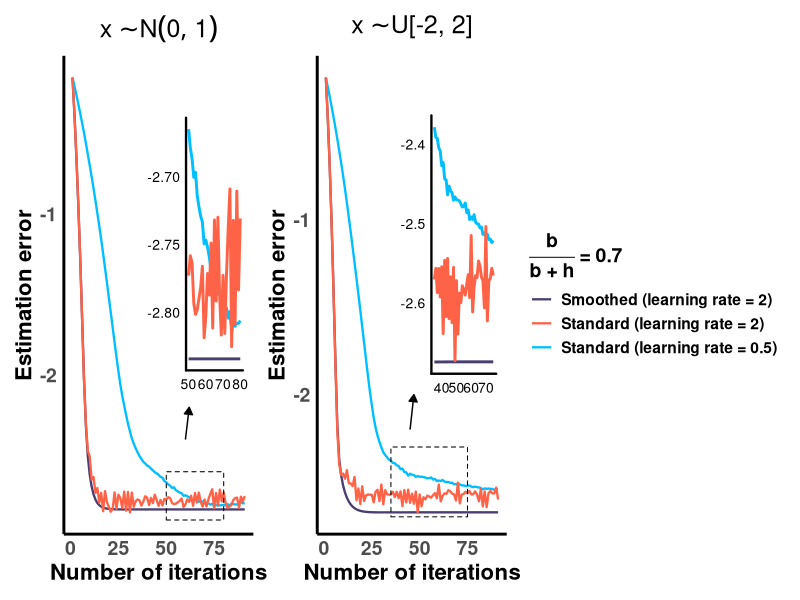
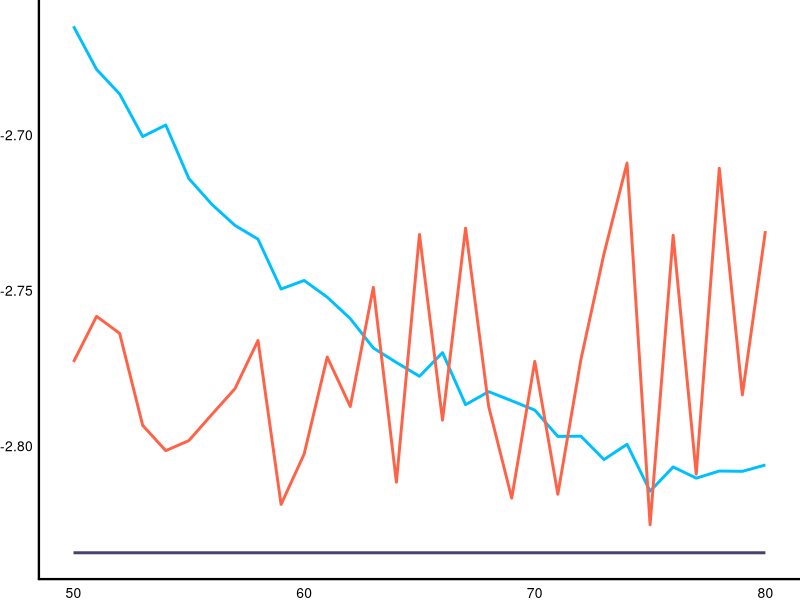
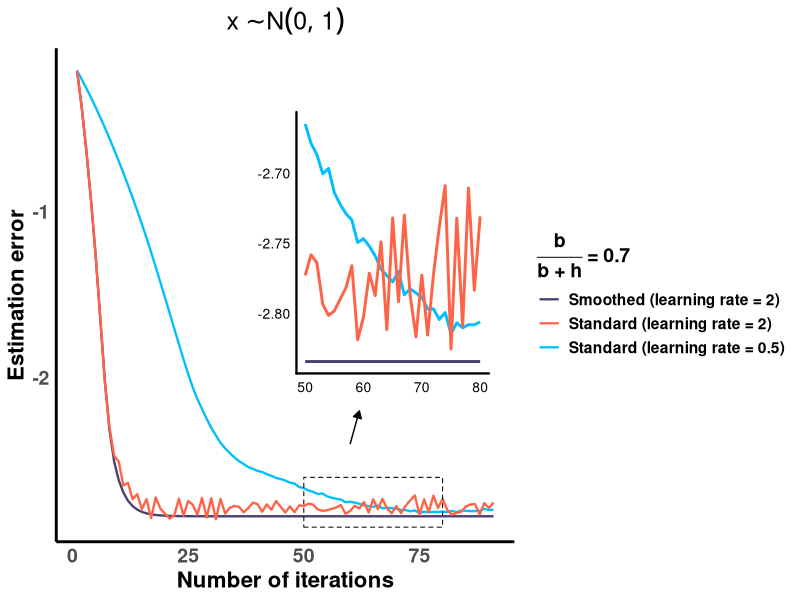
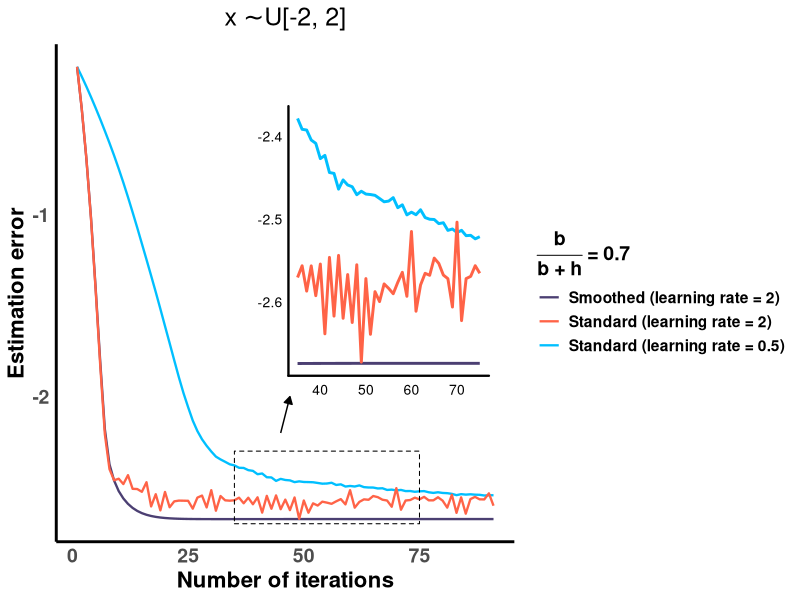
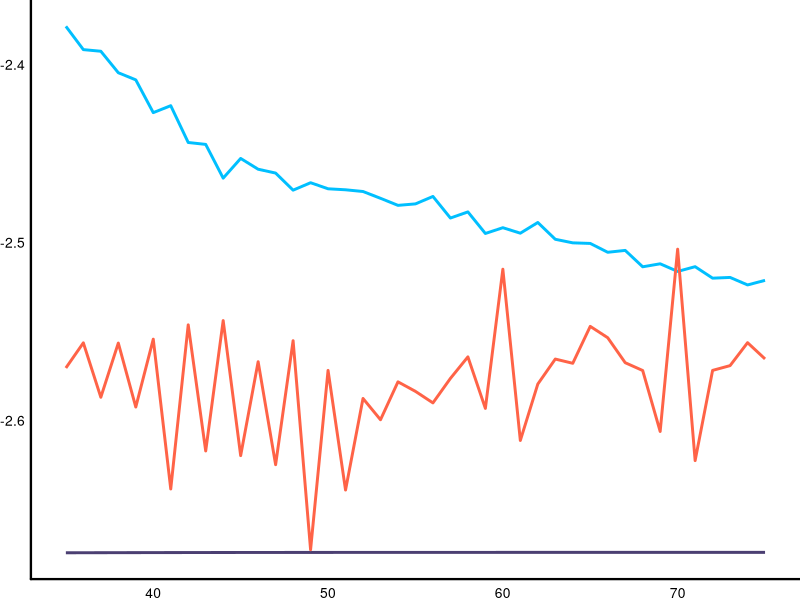

Reproduce these figures in R, in order. (Note: this script raises an error after producing the figures.)
################################################################################
################################# Required packages ############################ 
################################################################################
library(here) 
library(ggplot2)
library(dplyr)
library(grid)
library(patchwork)


################################################################################
################################# 1. Main functions ############################ 
################################################################################


#-------------------------------------------------------------------------------
#             1.1 Gradient descent under smoothed check loss                          
#-------------------------------------------------------------------------------

GD_smooth <- function(X ,Y, lr_sm = 1, beta0 = NULL, tau = 0.5, varpi = 0.1, T = 1000,  intercept = TRUE) {
  ##### Inputs ####
  # X         : Numeric matrix of dimension n*p (with itcp) or n*(p-1) (without itcp). Represents the feature matrix.
  # Y         : Numeric vector of length n. Response variable.
  # lr_sm     : Numeric scalar. Learning rate (step size) for the iterative update.
  # beta0     : Numeric vector of length p. Initial values for the coefficient vector.
  # tau       : Numeric scalar in (0,1). Quantile level for estimation. 
  # varpi     : Numeric scalar. Smoothing parameter used in the loss function.
  # T         : Integer. Number of iterations to perform.
  # intercept : Logical. If TRUE, an intercept (column of ones) is included in X (n*(p-1)) and the first element of beta0 corresponds to the intercept.
  
  
  n = nrow(X)                                                    # number of observations
  if(intercept){                                                 # whether to include an intercept
    X_new <- cbind(1, X)                                         # prepend a column of ones to X
  }else{                                                         # otherwise
    X_new <- X                                                   # use X as is
  }
  p = ncol(X_new)                                                # number of coefficients to estimate (incl. intercept if any)
  
  if (is.null(beta0)) {                                          # if no initial beta provided
    beta0 <- rep(0, p)                                           # initialize all coefficients to zero
    if (intercept) beta0[1] <- mean(Y)                           # set intercept start at sample mean of Y
  }
  beta0_sm <- beta0                                              # working copy of current iterate for smoothing GD
  
  beta_seq_sm <- matrix(0, nrow = p, ncol = T + 1)               # container to store all iterates (columns)
  beta_seq_sm[, 1] <- beta0_sm                                   # store the initial iterate
  
  res_sm <- Y - X_new %*% beta0_sm                               # initial residuals r = Y - X_new %*% beta
  
  
  # Gradient weights for the (weighted) smoothed check loss.
  kernel_cdf <- function(x, tau) { 
    Ker <-  function(x){pnorm(x)}                                
    return(Ker(x) - tau)
  }                                                              # Gaussian kernel 
  
  # main iteration loop
  for (count in 1:T) {                                                                          # iterate T times
    beta0_sm <- beta0_sm - (lr_sm / n) * (t(X_new) %*% kernel_cdf(-res_sm / varpi, tau))        # smoothed GD update 
    res_sm <- Y - X_new %*% beta0_sm                                                            # update residuals  
    beta_seq_sm[, count + 1] <- beta0_sm                                                        # store current iterate
  }
  
  return(list(                                                                                  # return a list with the trajectory and iteration count
    beta_seq_sm = beta_seq_sm[, 1:(T + 1)],                                                     # matrix of iterates (p × (T+1))
    niter = T                                                                                   # total iterations performed
  ))
}


#-------------------------------------------------------------------------------
#             1.2 Gradient descent under standard check loss                          
#-------------------------------------------------------------------------------

GD_standard <- function(X,Y, lr_ns = 1, beta0 = NULL, tau = 0.5,  T = 1000,  intercept = TRUE) {
  ##### Inputs ####
  # X         : Numeric matrix of dimension n*p (with itcp) or n*(p-1) (without itcp). Represents the feature matrix.
  # Y         : Numeric vector of length n. Response variable.
  # lr_ns     : Numeric scalar. Learning rate (step size) for the iterative update.
  # beta0     : Numeric vector of length p. Initial values for the coefficient vector.
  # tau       : Numeric scalar in (0,1). Quantile level for estimation.  
  # T         : Integer. Number of iterations to perform.1
  # intercept : Logical. If TRUE, an intercept (column of ones) is included in X (n*(p-1)) and the first element of beta0 corresponds to the intercept.
  
  n = nrow(X)                                       # number of observations      
  if(intercept){                                    # whether to include an intercept
    X_new <- cbind(rep(1, n), X)                    # prepend a column of ones to X  
  }else{                                            # otherwise
    X_new <- X                                      # use X as is
  }
  p = ncol(X_new)                                   # number of coefficients to estimate (incl. intercept if any)
  
  if (is.null(beta0)) {                             # if no initial beta provided
    beta0 <- rep(0, p)                              # initialize all coefficients to zero
    if (intercept) beta0[1] <- mean(Y)              # set intercept start at sample mean of Y 
  }
  
  
  beta0_st <- beta0                                 # working copy of current iterate for standard GD
  beta_seq_st <- matrix(0, nrow = p, ncol = T + 1)  # container to store all iterates (columns)
  beta_seq_st[, 1] <- beta0_st                      # store the initial iterate
  res_st <- Y - X_new %*% beta0_st                      # initial residuals r = Y - X_new %*% beta
  
  # quantile_weight function
  quantile_weight <- function(x, tau) {
    z <- numeric(length(x))                                                      # allocate weight vector
    z[x > 0] <- tau                                                              # ψ_tau(r) = τ for r > 0   
    z[x < 0] <- tau - 1                                                          # ψ_tau(r) = τ−1 for r < 0
    zero_idx <- which(x == 0)                                                    # subgradient set at r = 0 is [τ−1, τ]
    if (length(zero_idx) > 0) { 
      z[zero_idx] <- runif(length(zero_idx), min = tau - 1, max = tau)
    }                                                                            # draw uniformly in [τ−1, τ] to pick a valid subgradient
    return(-z)
  }
  
  for (count in 1:T) {                                                               # iterate T times
    beta0_st <- beta0_st - (lr_ns / n) * (t(X_new) %*% quantile_weight(res_st, tau)) # standard GD update
    res_st <- Y - X_new %*% beta0_st                                                 # update residuals with the new β       
    beta_seq_st[, count + 1] <- beta0_st                                             # store current iterate
  }
  
  return(list(                                                                   # return a list with the trajectory and iteration count
    beta_seq_st = beta_seq_st[, 1:(T + 1)],                                      # matrix of iterates (p × (T+1))
    niter = T                                                                    # total iterations performed
  ))
}



################################################################################
################################# 2. comparison results ######################## 
################################################################################

###### Basic settings ######
tau = 0.7                                 # tau =b , b+h=1
n <- 500                                  # Sample size
p <- 19                                   # Ture dimension is 19+1=20 
lr_sm <- 2                                # Learning rate for smooth check loss
lr_ns_1 <- 2                              # Learning rate 1 for standard check loss
lr_ns_2 <- 0.5                            # Learning rate 1 for standard check loss
T <- 90                                   # Number of iterations
varpi <-  ((p+1 + log(n)) / n)^0.4        # Smoothing parameter

#-------------------------------------------------------------------------------
#                           2.1 Gaussian setting                         
#-------------------------------------------------------------------------------

set.seed(3)                                                       # Set seed for reproducibility
itcp = 2                                                          # intercept = 2
beta_0 <-  rep(1 , p) * (2 * rbinom(p, 1, 0.5) - 1)       # beta: {1, -1, -1, 1 ...}  
X <- matrix(rnorm(n * p ), nrow = n, ncol = p)                    # Generate X ~ N(0,1)
sd_noise = sqrt(2)                                                # the standard deviation of Gaussian noise
Y <- itcp + X %*% beta_0 +   rnorm(n,mean = 0, sd = sd_noise)     # Generate Y
beta_true <- c(itcp, beta_0) + c(sd_noise*qnorm(tau) ,rep(0,p))   # true beta^*
beta_norm <- sqrt(sum(beta_true^2))                               # The L2 norm of true beta
# Compute the results 
out_smooth <- GD_smooth(X,Y, lr_sm = lr_sm, beta0 = NULL, tau = tau, varpi = varpi, T = T , intercept = TRUE)     # smoothed GD with learning rate 2
out_standard_1 <- GD_standard(X,Y, lr_ns = lr_ns_1, beta0 = NULL, tau = tau, T = T , intercept = TRUE)            # standard GD with learning rate 2
out_standard_2 <- GD_standard(X,Y, lr_ns = lr_ns_2, beta0 = NULL, tau = tau, T = T , intercept = TRUE)            # standard GD with learning rate 0.5
smooth_G <- sqrt(colSums((out_smooth$beta_seq_sm - beta_true) ^ 2)) / beta_norm                                   # sequence of the relative l2 error
nonsmooth_G1 <- sqrt(colSums((out_standard_1$beta_seq_st - beta_true) ^ 2)) / beta_norm                           # sequence of the relative l2 error
nonsmooth_G2 <- sqrt(colSums((out_standard_2$beta_seq_st - beta_true) ^ 2)) / beta_norm                           # sequence of the relative l2 error

#-------------------------------------------------------------------------------
#                           2.2 Uniform setting                         
#-------------------------------------------------------------------------------

set.seed(3)                                                                  # Set seed for reproducibility
itcp = 2                                                                     # intercept = 2
beta_0 <- rep(1 , p) * (2 * rbinom(p, 1, 0.5) - 1)                  # beta: {1, -1, -1, 1 ...}  
X <- matrix(runif(n * p, min = -2, max = 2), nrow = n, ncol = p)             # Generate X ~ U[-2,2]
Y <- itcp + X %*% beta_0 +  (2.5+X[, 1]) *  rnorm(n)                         # Generate Y
beta_true <- c(itcp, beta_0) + c(c(2.5*qnorm(tau), qnorm(tau)) ,rep(0,p-1))  # true beta^*
beta_norm <- sqrt(sum(beta_true^2))                                          # The L2 norm of true beta  
# Compute the results 
out_smooth_U <- GD_smooth(X,Y, lr_sm = lr_sm, beta0 = NULL, tau = tau, varpi = varpi, T = T , intercept = TRUE)   # smoothed GD with learning rate 2
out_standard_U_1 <- GD_standard(X,Y, lr_ns = lr_ns_1, beta0 = NULL, tau = tau, T = T , intercept = TRUE)          # standard GD with learning rate 2
out_standard_U_2 <- GD_standard(X,Y, lr_ns = lr_ns_2, beta0 = NULL, tau = tau, T = T , intercept = TRUE)          # standard GD with learning rate 0.5
smooth_U <- sqrt(colSums((out_smooth_U$beta_seq_sm - beta_true) ^ 2)) / beta_norm                                 # sequence of the relative l2 error
nonsmooth_U1 <- sqrt(colSums((out_standard_U_1$beta_seq_st - beta_true) ^ 2)) / beta_norm                         # sequence of the relative l2 error
nonsmooth_U2 <- sqrt(colSums((out_standard_U_2$beta_seq_st - beta_true) ^ 2)) / beta_norm                         # sequence of the relative l2 error 


################################################################################
################################# 3. comparison figure  ######################## 
################################################################################



## Color mapping and order 
color_order  <- c('Smoothed (learning rate = 2)', 'Standard (learning rate = 2)', 'Standard (learning rate = 0.5)')
color_values <- c('Smoothed (learning rate = 2)'   = '#4B3F72',  'Standard (learning rate = 2)'   = 'tomato',  'Standard (learning rate = 0.5)' = 'deepskyblue')

## Build data for the two panels  
niter <- 1:(T + 1)
# Panel 1: x ~ N(0,1)
G_combined_data <- rbind(
  data.frame(iteration = niter, error = as.vector(log(smooth_G[niter])), type = 'Smoothed (learning rate = 2)'),
  data.frame(iteration = niter, error = as.vector(log(nonsmooth_G1[niter])), type = 'Standard (learning rate = 2)'),
  data.frame(iteration = niter, error = as.vector(log(nonsmooth_G2[niter])), type = 'Standard (learning rate = 0.5)')
)
G_combined_data_sub <- G_combined_data %>% filter(iteration >= 50 & iteration <= 80) # subplot

U_combined_data <- rbind(
  data.frame(iteration = niter, error = as.vector(log(smooth_U[niter])), type = 'Smoothed (learning rate = 2)'),
  data.frame(iteration = niter, error = as.vector(log(nonsmooth_U1[niter])), type = 'Standard (learning rate = 2)'),
  data.frame(iteration = niter, error = as.vector(log(nonsmooth_U2[niter])), type = 'Standard (learning rate = 0.5)')
)
U_combined_data_sub <- U_combined_data %>% filter(iteration >= 35 & iteration <= 75) # subplot

## Two-level theme function 
theme_comb <- function(a){
  if(a==1){
    theme(
      text = element_text(size = 14, face = "bold"),
      axis.title = element_text(size = 16),
      axis.text = element_text(size = 14),
      panel.grid = element_blank(),
      panel.border = element_blank(),
      axis.line = element_line(color = "black", size = 1),
      plot.title = element_text(hjust = 0.5, size = 18, face = "bold")
    )
  }else{
    theme(
      legend.position = "none",
      text = element_text(size = 10),
      axis.text = element_text(size = 10),
      axis.line.x = element_line(color = "black", size = 0.8),
      axis.line.y = element_line(color = "black", size = 0.8),
      axis.ticks.length = unit(0.15, "cm")
    )
  }
}

## Legend title expression
legend_title_expr <- expression(frac(bold(b), bold(b) ~ bold("+") ~ bold(h)) ~ bold("=") ~ bold("0.7"))
line_size_main <- 0.8

## Panel 1 main plot + inset
main_plot_1 <- ggplot(G_combined_data, aes(x = iteration, y = error, color = type)) +
  geom_line(size = line_size_main) +
  labs(x = 'Number of iterations', y = 'Estimation error', title = expression(x %~% N(0, 1))) +
  scale_color_manual(name = legend_title_expr, values = color_values,
                     breaks = color_order, limits = color_order) +
  theme_minimal() + theme_comb(1)

G_inset_plot <- ggplot(G_combined_data_sub, aes(x = iteration, y = error, color = type)) +
  geom_line(size = 1) +
  labs(x = 'Number of iterations', y = expression('log relative'~L[2]~'-error')) +
  scale_color_manual(values = color_values, breaks = color_order, limits = color_order) +
  theme_void() + theme_comb(2)

main_plot_1 <- main_plot_1 +
  annotation_custom(ggplotGrob(G_inset_plot), xmin = 40, xmax = 90, ymin = -2.1, ymax = -0.4) +
  annotation_custom(rectGrob(gp = gpar(lwd = 1, col = "black", lty = 2, fill = NA)),
                    xmin = 50, xmax = 80, ymin = -2.9, ymax = -2.6) +
  annotate("segment", x = 60, y = -2.4, xend = 62, yend = -2.2,
           arrow = arrow(type = "closed", length = unit(0.08, "inches")),
           size = 0.5, color = "black")

## Panel 2 main plot + inset
main_plot_2 <- ggplot(U_combined_data, aes(x = iteration, y = error, color = type)) +
  geom_line(size = line_size_main) +
  labs(x = 'Number of iterations', y = 'Estimation error', title = expression(x %~% U * "[-2, 2]")) +
  scale_color_manual(name = legend_title_expr, values = color_values,
                     breaks = color_order, limits = color_order) +
  theme_minimal() + theme_comb(1)

U_inset_plot <- ggplot(U_combined_data_sub, aes(x = iteration, y = error, color = type)) +
  geom_line(size = 1) +
  labs(x = 'Number of iterations', y = expression('log relative'~L[2]~'-error')) +
  scale_color_manual(values = color_values, breaks = color_order, limits = color_order) +
  theme_void() + theme_comb(2)

main_plot_2 <- main_plot_2 +
  annotation_custom(ggplotGrob(U_inset_plot), xmin = 40, xmax = 90, ymin = -2.0, ymax = -0.4) +
  annotation_custom(rectGrob(gp = gpar(lwd = 1, col = "black", lty = 2, fill = NA)),
                    xmin = 35, xmax = 75, ymin = -2.7, ymax = -2.3) +
  annotate("segment", x = 45, y = -2.2, xend = 47, yend = -2.0,
           arrow = arrow(type = "closed", length = unit(0.08, "inches")),
           size = 0.5, color = "black")

## Final combined figure (two panels side by side; shared legend)
final_plot_07 <- (main_plot_1 | main_plot_2) + plot_layout(guides = "collect")
#print(final_plot_07)

## Save the results
here::i_am("scripts/simulations/main_sec2_iteration.R")
figure_file <- here::here( "results", "figures", "iteration.pdf" )
ggsave(filename = figure_file, plot = final_plot_07, width = 14, height = 4, units = "in", dpi = 300)
 
